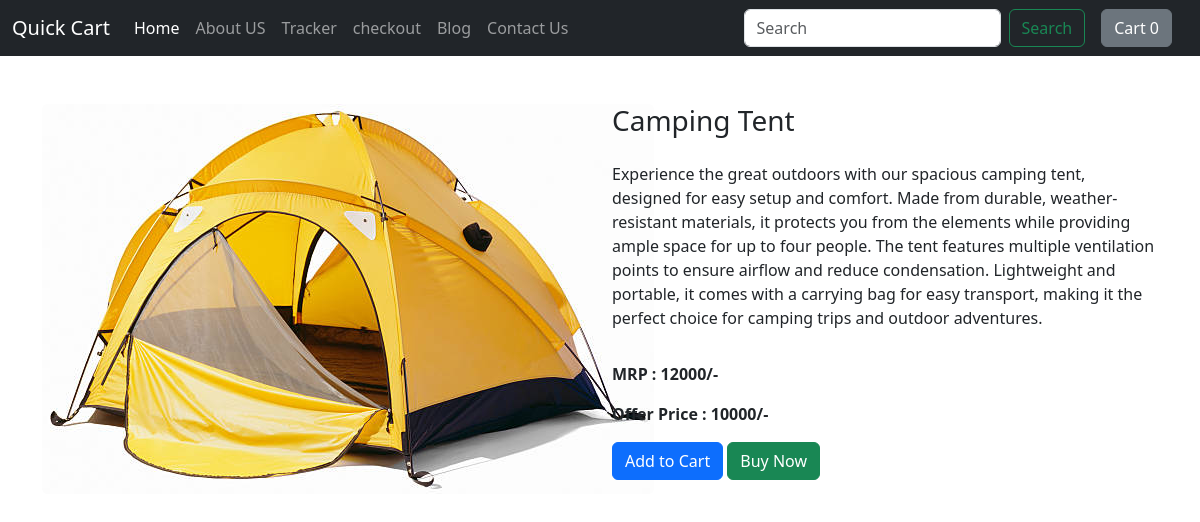
/shop/products/37, run on the app's committed database.
### shop/models.py (models this page shows, shortened)
class Product(models.Model):
    product_id = models.AutoField(primary_key=True)
    product_name = models.CharField(max_length=50)
    category = models.CharField(max_length=50, default='')
    subcategory = models.CharField(max_length=50, default='')
    price = models.IntegerField(default=0)
    discount_price = models.IntegerField(default=0)
    brand = models.CharField(max_length=50, default='')
    desc = models.TextField()
    pub_date = models.DateField()
    image = models.ImageField(upload_to='shop/images', default='')

### shop/views.py (the view)
# urls.py: path('products/<int:myid>', views.productView, name='ProductView'),
def productView(request, myid):
    product = Product.objects.filter(product_id = myid)
    return render(request, 'shop/productView.html', {'product' : product[0]})

### shop/templates/shop/productview.html (shortened to what this page needs)
{% extends 'shop/basic.html'%}
{% block body %}
<div class="container my-5">
  <div class="row">
    <div class="col-md-6">
      <img src="/media/{{product.image}}" alt="{{product.product_name}}" class="rounded">
    </div>
    <div class="col-md-6 d-flex flex-column gap-3">
      <h3 id="namepvpr{{product.product_id}}">{{product.product_name}}</h3>
      <p>{{product.desc}}</p>
      <strong>MRP : <span id="pricepvpr{{product.product_id}}">{{product.price}}</span>/-</strong>
      <strong>Offer Price : <span id="dpricepvpr{{product.product_id}}">{{product.discount_price}}</span>/-</strong>
      <div>
        <span id="spanpr{{product.product_id}}" class="spanpr">
          <button id="pr{{product.product_id}}" class="btn btn-primary cart">Add to Cart</button>
        </span>
        <a href="/shop/cart/"><button class="btn btn-success">Buy Now</button></a>
      </div>
    </div>
  </div>
</div>
{% endblock %}

### data on the page
Product: image (picture), product_name "Camping Tent", desc "Experience the great outdoors with our spacious camping tent, designed for easy setup and comfort. Made from durable, weather-resistant materials, it protects you from the elements while providing ample space for up to four people. The tent features multiple ventilation points to ensure airflow and reduce condensation. Lightweight and portable, it comes with a carrying bag for easy transport, making it the perfect choice for camping trips and outdoor adventures.", price "12000", discount_price "10000"
